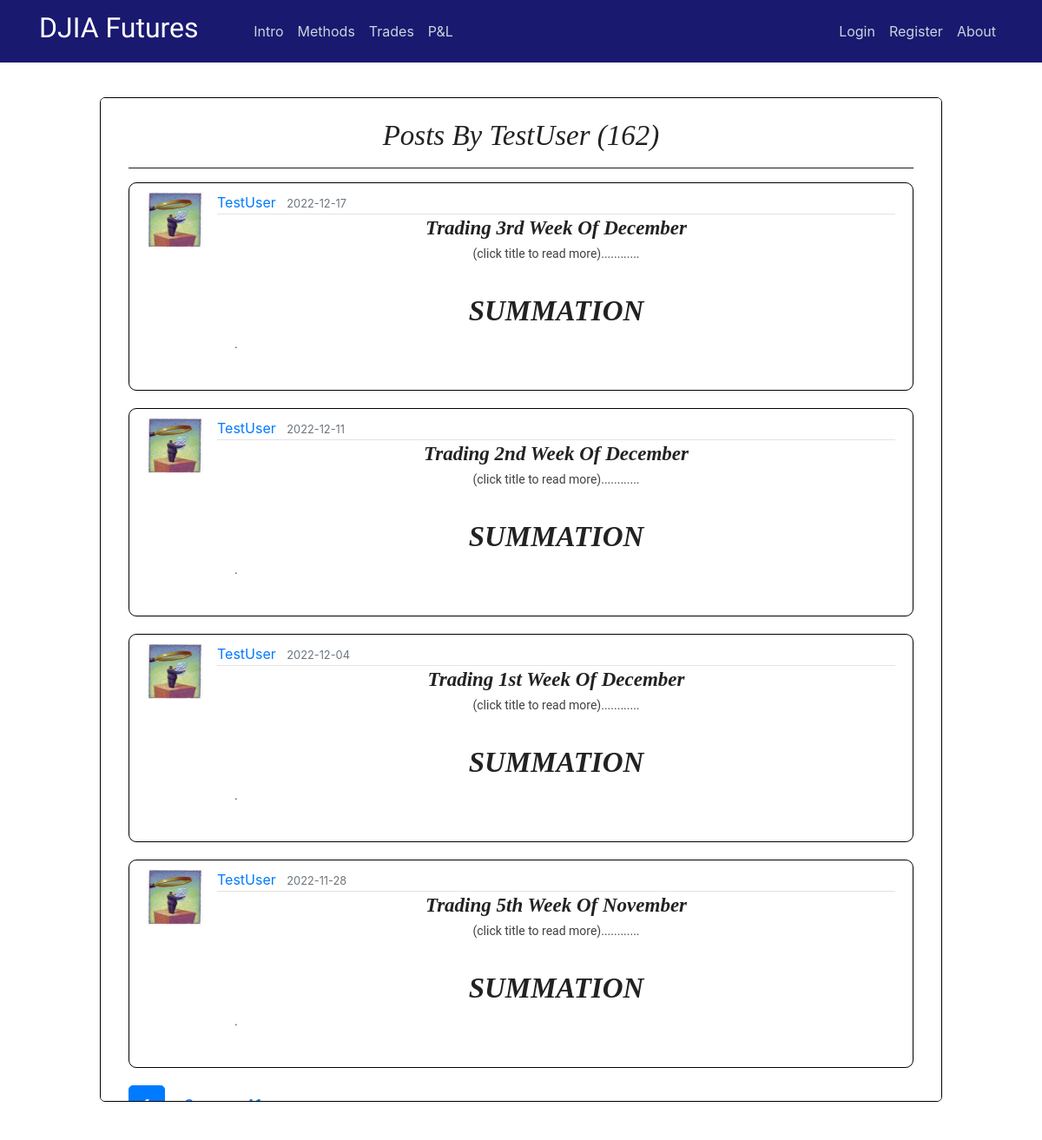
Page /user/TestUser on the earlier database version.
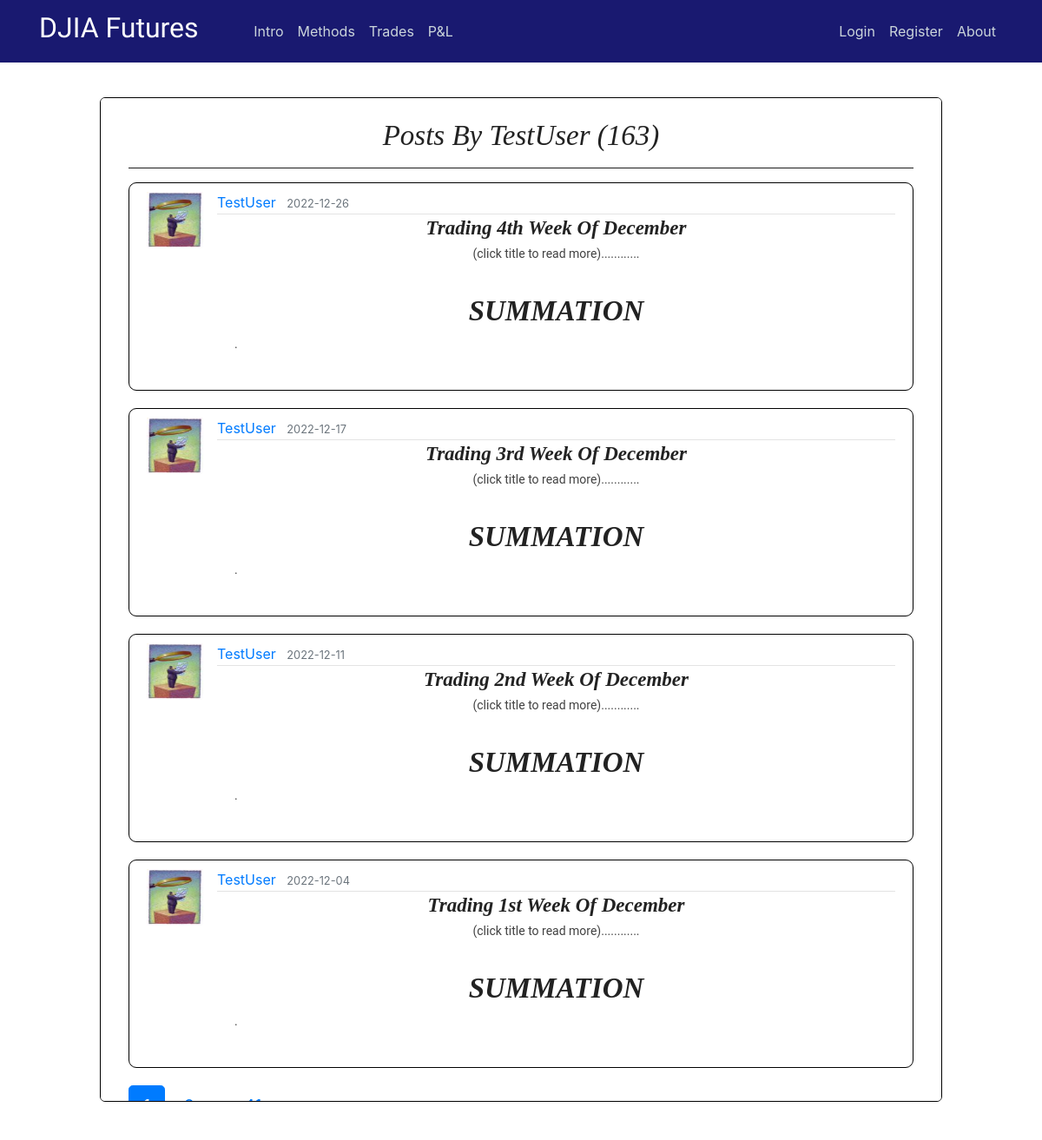
Same page on the later database version.
### flaskblog/models.py (models this page shows, shortened)
class User(db.Model, UserMixin):
    id = db.Column(db.Integer, primary_key=True)
    username = db.Column(db.String(20), unique=True, nullable=False)
    email = db.Column(db.String(120), unique=True, nullable=False)
    image_file = db.Column(db.String(20), nullable=False, default='default.jpg')
    password = db.Column(db.String(60), nullable=False)
    posts = db.relationship('Post', backref='author', lazy=True)

class Post(db.Model):
    id = db.Column(db.Integer, primary_key=True)
    title = db.Column(db.String(100), nullable=False)
    date_posted = db.Column(db.DateTime, nullable=False, default=datetime.utcnow)
    content = db.Column(db.Text, nullable=False)
    user_id = db.Column(db.Integer, db.ForeignKey('user.id'), nullable=False)
    teaser_title = db.Column(db.Text, nullable=True)
    teaser_details = db.Column(db.Text, nullable=True)
    teaser_caption = db.Column(db.Text, nullable=True)
    teaser_img = db.Column(db.Text, nullable=True)
    teaser_content = db.Column(db.Text, nullable=True)
    teaser_wkid = db.Column(db.Text, nullable=True)

### flaskblog/users/routes.py (the view)
@users.route("/user/<string:username>")
def user_posts(username):
    page = request.args.get('page', 1, type=int)
    user = User.query.filter_by(username=username).first_or_404()
    posts = Post.query.filter_by(author=user)\
        .order_by(Post.date_posted.desc())\
        .paginate(page=page, per_page=4)
    return render_template('user_posts.html', posts=posts, user=user)

### flaskblog/templates/user_posts.html
{% extends "layout.html" %}
{% block content %}
<div class="intro-page" style="height: 77vh;overflow: auto;">
  <div class="intro-inner-div" style="height:auto;background-color:white;border-radius:5px;">
    <center><br><h1 class="hero-header">Posts by {{ user.username }} ({{ posts.total }})</h1><hr></center>
    {% for post in posts.items %}
        <article class="media content-section" style="max-height:280px;">
          <img class="article-img" src="{{ url_for('static', filename='profile_pics/' + post.author.image_file) }}">
          <div class="media-body">
            <div class="article-metadata">
              <a class="mr-2" href="{{ url_for('users.user_posts', username=post.author.username) }}">{{ post.author.username }}</a>
              <small class="text-muted">{{ post.date_posted.strftime('%Y-%m-%d') }}</small>
            </div>
            <center><a href="{{ url_for('posts.post', post_id=post.id) }}"><h3 class="hero-header"><b>{{ post.title }}</b></h3></a>
            <p class="teaser-content" >(click title to read more)............</p></center>
            <p class="teaser-content" ><div style="overflow:hidden;max-height:120px;">
              {{ post.content|safe }}
            </p>
        </article>
    {% endfor %}
    {% for page_num in posts.iter_pages(left_edge=1, right_edge=1, left_current=1, right_current=2) %}
      {% if page_num %}
        {% if posts.page == page_num %}
          <a class="btn btn-primary btn-lg mb-8" href="{{ url_for('users.user_posts', username=user.username, page=page_num) }}">{{ page_num }}</a>
        {% else %}
          <a class="btn btn-primary-info btn-lg mb-8" href="{{ url_for('users.user_posts', username=user.username, page=page_num) }}">{{ page_num }}</a>
        {% endif %}
      {% else %}
        ...
      {% endif %}
    {% endfor %}
  </div>
</div>
{% endblock content %}

### flaskblog/templates/layout.html (shortened to what this page needs)
<!DOCTYPE html>
<html>
    <head>
      <link rel="stylesheet" href="https://maxcdn.bootstrapcdn.com/bootstrap/4.0.0/css/bootstrap.min.css">
      <link rel="stylesheet" type="text/css" href="{{ url_for('static', filename='main.css') }}">
      <link rel="stylesheet" type="text/css" href="{{ url_for('static', filename='study.css') }}">
      <link rel="stylesheet" type="text/css" href="{{ url_for('static', filename='modal.css') }}">
    </head>
    <body class="_backdrop">
    <div class="grid">
    <header class="site-header">
          <nav class="navbar navbar-expand-md navbar-dark bg-steel fixed-top">
              <div class="container">
                <a class="navbar-brand mr-2" href="/"><h2><span style="font-family:Lobster Two">DJIA Futures &nbsp &nbsp &nbsp</span></h2></a>
                <div class="collapse navbar-collapse" id="navbarToggle">
                  <div class="navbar-nav mr-auto">
                    <a class="nav-item nav-link" href="{{ url_for('main.intro') }}">Intro</a>
                    <a class="nav-item nav-link" href="{{ url_for('main.methods') }}">Methods</a>
                    <a class="nav-item nav-link" href="{{ url_for('main.trades') }}">Trades</a>
                    <a class="nav-item nav-link" href="{{ url_for('main.pnl') }}">P&L</a>
                  </div>
                  <div class="navbar-nav">
                    {% if current_user.is_authenticated and current_user.username == "GuestUser" %}
                      <a class="nav-item nav-link" href="{{ url_for('users.login') }}">Members Login</a>
                      <a class="nav-item nav-link" href="{{ url_for('users.logout') }}">Logout</a>
                      <a class="nav-item nav-link" href="{{ url_for('main.about') }}">About</a>
                    {% else %}
                      {% if current_user.is_authenticated %}
                        <a class="nav-item nav-link" href="{{ url_for('posts.new_post') }}">New Post</a>
                        <a class="nav-item nav-link" href="{{ url_for('users.account') }}">Account</a>
                        <a class="nav-item nav-link" href="{{ url_for('users.logout') }}">Logout</a>
                        <a class="nav-item nav-link" href="{{ url_for('main.about') }}">About</a>
                      {% else %}
                        <a class="nav-item nav-link" href="{{ url_for('users.login') }}">Login</a>
                        <a class="nav-item nav-link" href="{{ url_for('users.register') }}">Register</a>
                        <a class="nav-item nav-link" href="{{ url_for('main.about') }}">About</a>
                      {% endif %}
                    {% endif %}
                  </div>
                </div>
              </div>
          </nav>
    </header>
    <main role="main" class="container-fluid site-header-border-adjust col-md-10">
      <div>
        {% block content %}{% endblock %}
      </div>
    </main>
    </body>
</html>

### flaskblog/static/main.css (style rules this page uses)
body { margin-top: 5rem; }
._backdrop { background: url(img/stocks.jpg) no-repeat center center fixed; -webkit-background-size: cover; -moz-background-size: cover; -o-background-size: cover; background-size: cover; }
.adjust-doc-border-intro { padding-right: 20px; padding-left: 20px; padding-top: 20px; padding-bottom: 20px; }
.intro-page { border-radius: 6px; border: 1px solid black; background-color: white; padding-right: 12px; padding-left: 12px; }
.intro-inner-div { height: 75vh; overflow: auto; padding-right: 20px; padding-left: 20px; }
.doc-clear { clear: both; display: block; }
hr { margin-top: 1rem; margin-bottom: 1rem; border: 0; border-top: 1px solid rgba(0, 0, 0, 0.89); }
p.teaser-content { color: #414141; font-size: 14px; font-family: 'Roboto', Arial, 'Helvetica Neue', Helvetica, sans-serif; line-height: 1.5; }
.bg-steel { background-color: midnightblue; }
.site-header .navbar-nav .nav-link { color: #cbd5db; }
.site-header-border-adjust { margin-top: 7rem; }
.content-section { background: #ffffff; padding: 10px 20px; border: 1px solid #000000; border-radius: 9px; margin-bottom: 20px; }
.article-img { height: 65px; width: 65px; margin-right: 16px; }
.article-metadata { padding-bottom: 1px; margin-bottom: 4px; border-bottom: 1px solid #e3e3e3 }

### flaskblog/static/study.css (style rules this page uses)
h1.hero-header { color: #222; text-transform: capitalize; font-weight: 400; font-style: italic; font-size: 28px; font-family: Baskerville, 'Baskerville Old Face', 'Hoefler Text', Garamond, 'Times New Roman', serif; }
h3.hero-header { color: #222; text-transform: capitalize; font-weight: 400; font-style: italic; font-size: 28px; font-family: Baskerville, 'Baskerville Old Face', 'Hoefler Text', Garamond, 'Times New Roman', serif; }
h3 { font-weight: 700; line-height: 1; }
@media screen and (min-width: 25rem) { h1.hero-header { font-size: 33px; } }
@media screen and (min-width: 25rem) { h3.hero-header { font-size: 23px; } }

### flaskblog/static/modal.css (style rules this page uses)
img { margin-bottom: -4px; }

Differences in the rows shown:
no longer on this page (row unchanged): Post: image_file (picture), author.username "TestUser", date_posted "2022-11-28", title "Trading 5th Week Of November", content "SUMMATION ."
added Post: image_file (picture), author.username "TestUser", date_posted "2022-12-26", title "Trading 4th Week Of December", content "SUMMATION ."
Other differences:
{{ posts.total }}: "162" → "163"
